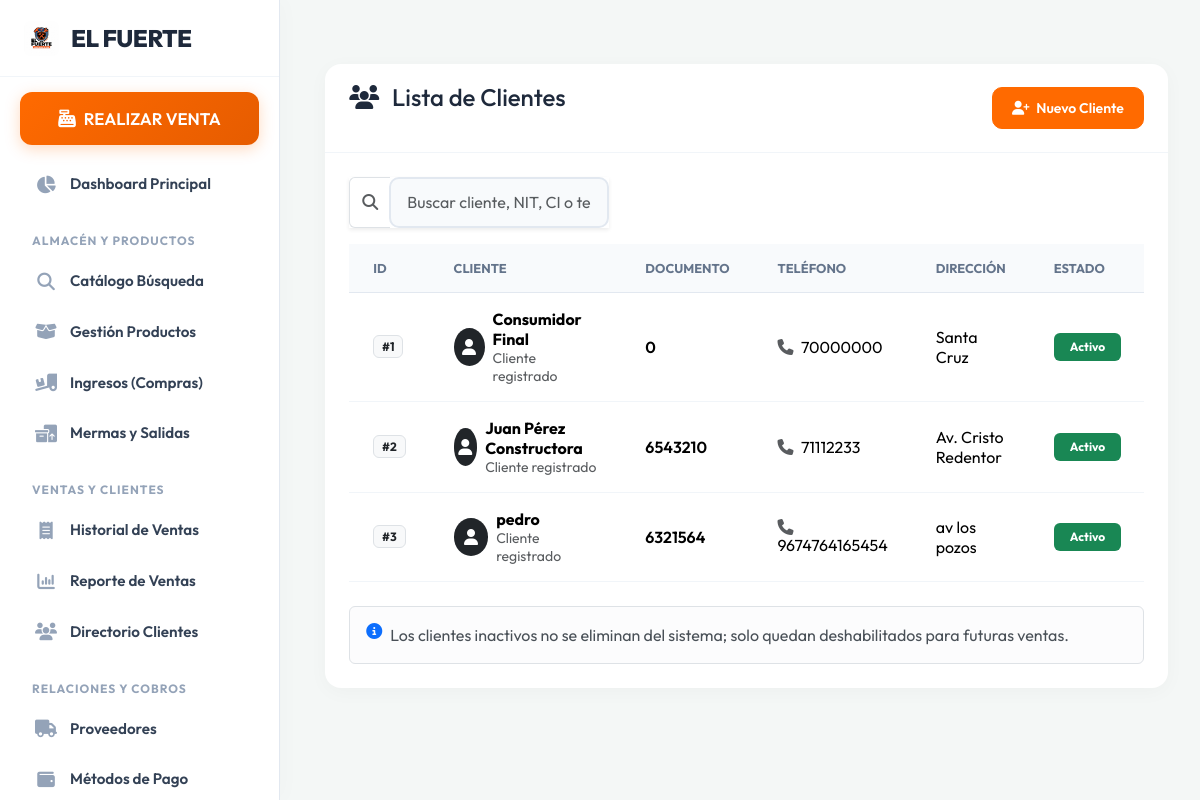
The app's page /clientes/ (signed in) with its own data.
### venta/models.py (models this page shows, shortened)
class Cliente(models.Model):
    nombre = models.CharField(
        max_length=150,
        validators=[MaxLengthValidator(150)],
    )
    documento_identidad = models.CharField(
        max_length=50,
        validators=[MaxLengthValidator(50)],
    )
    telefono = models.CharField(
        max_length=20,
        blank=True,
        null=True,
        validators=[MaxLengthValidator(20)],
    )
    direccion = models.CharField(
        max_length=255,
        blank=True,
        null=True,
        validators=[MaxLengthValidator(255)],
    )
    activo = models.BooleanField(default=True)
    class Meta:
        verbose_name = "cliente"
        verbose_name_plural = "clientes"
        ordering = ["nombre", "id"]
        indexes = [
            models.Index(fields=["nombre"], name="cliente_nombre_idx"),
            models.Index(fields=["documento_identidad"], name="cliente_documento_idx"),
            models.Index(fields=["activo"], name="cliente_activo_idx"),
        ]
        constraints = [
            models.UniqueConstraint(
                fields=["documento_identidad"],
                name="cliente_documento_unico",
            ),
        ]

### venta/views.py (the view)
# urls.py: path('clientes/', lista_clientes, name='lista_clientes'),
@requiere_permiso("view_cliente")
def lista_clientes(request):
    clientes = Cliente.objects.all().order_by("nombre", "id")
    return render(request, "lista_clientes.html", {"clientes": clientes})

### administracion/context_processors.py (called while the page is built, shortened)
def permisos_usuario(request):
    if request.user.is_authenticated:
        if request.user.is_superuser:
            from django.contrib.auth.models import Permission
            todos_los_permisos = Permission.objects.exclude(
                content_type__app_label__in=['admin', 'auth', 'contenttypes', 'sessions']
            ).values_list('codename', flat=True)
            return {'perms_ferreteria': list(todos_los_permisos)}
    return {'perms_ferreteria': []}

### templates/lista_clientes.html (shortened to what this page needs)
{% extends 'base.html' %}
{% block contenido %}
<div class="container-fluid px-0">
    <div class="card shadow border-0 rounded-4">
        <div class="card-header bg-dark text-white d-flex justify-content-between align-items-center flex-wrap gap-2 py-3 rounded-top-4">
            <div>
                <h4 class="mb-0">
                    <i class="fa-solid fa-users me-2"></i>
                    Lista de Clientes
                </h4>
                <small class="text-white-50">Gestión de clientes activos e inactivos</small>
            </div>
            {% if 'add_cliente' in perms_ferreteria or request.user.is_superuser %}
                <a href="{% url 'nuevo_cliente' %}" class="btn btn-primary btn-sm">
                    <i class="fa-solid fa-user-plus me-1"></i>
                    Nuevo Cliente
                </a>
            {% endif %}
        </div>
        <div class="card-body p-4">
            <div class="row g-2 mb-3">
                <div class="col-12 col-md-6 col-lg-4">
                    <div class="input-group shadow-sm">
                        <span class="input-group-text bg-white text-muted border-end-0">
                            <i class="fa-solid fa-magnifying-glass"></i>
                        </span>
                        <input type="text" id="buscadorTabla" class="form-control border-start-0" placeholder="Buscar cliente, NIT, CI o teléfono...">
                    </div>
                </div>
            </div>
            <div class="table-responsive">
                <table class="table table-hover align-middle mb-0" id="tablaClientes">
                    <thead class="table-light">
                        <tr>
                            <th style="width: 90px;">ID</th>
                            <th>Cliente</th>
                            <th>Documento</th>
                            <th>Teléfono</th>
                            <th>Dirección</th>
                            <th>Estado</th>
                        </tr>
                    </thead>
                    <tbody>
                        {% for cliente in clientes %}
                            <tr class="{% if not cliente.activo %}table-secondary text-muted{% endif %}">
                                <td>
                                    <span class="badge bg-light text-dark border">#{{ cliente.id }}</span>
                                </td>
                                <td>
                                    <div class="d-flex align-items-center gap-2">
                                        <div class="rounded-circle bg-dark text-white d-flex align-items-center justify-content-center" style="width: 38px; height: 38px;">
                                            <i class="fa-solid fa-user"></i>
                                        </div>
                                        <div>
                                            <div class="fw-bold">{{ cliente.nombre }}</div>
                                            <small class="text-muted">Cliente registrado</small>
                                        </div>
                                    </div>
                                </td>
                                <td>
                                    <span class="fw-semibold">{{ cliente.documento_identidad }}</span>
                                </td>
                                <td>
                                    {% if cliente.telefono %}
                                        <i class="fa-solid fa-phone me-1 text-muted"></i>
                                        {{ cliente.telefono }}
                                    {% else %}
                                        <span class="text-muted small">Sin teléfono</span>
                                    {% endif %}
                                </td>
                                <td>
                                    {% if cliente.direccion %}
                                        {{ cliente.direccion }}
                                    {% else %}
                                        <span class="text-muted small">Sin dirección</span>
                                    {% endif %}
                                </td>
                                <td>
                                    {% if cliente.activo %}
                                        <span class="badge bg-success px-3 py-2">Activo</span>
                                    {% else %}
                                        <span class="badge bg-danger px-3 py-2">Inactivo</span>
                                    {% endif %}
                                </td>
                            </tr>
                        {% endfor %}
                    </tbody>
                </table>
            </div>
            <div class="alert alert-light border mt-4 mb-0">
                <div class="d-flex gap-2">
                    <i class="fa-solid fa-circle-info text-primary"></i>
                    <div>
                        Los clientes inactivos no se eliminan del sistema; solo quedan deshabilitados para futuras ventas.
                    </div>
                </div>
            </div>
        </div>
    </div>
</div>
{% endblock %}

### templates/base.html (style rules this page uses)
:root { --primary: #ff6a00; --primary-dark: #e65c00; --secondary: #1e293b; --bg-color: #f4f7f6; --sidebar-bg: #ffffff; --card-bg: #ffffff; --text-main: #334155; --sidebar-width: 280px; }
body { font-family: 'Outfit', sans-serif; background-color: var(--bg-color); color: var(--text-main); margin: 0; display: flex; min-height: 100vh; }
.container, .container-fluid { padding: 2rem; max-width: 1400px; }
.card { background: var(--card-bg); border: none !important; border-radius: 16px !important; box-shadow: 0 4px 20px rgba(0,0,0,0.03) !important; margin-bottom: 2rem; }
.card-header { background: transparent !important; border-bottom: 1px solid #f1f5f9 !important; padding: 1.2rem 1.5rem !important; font-weight: 700 !important; color: var(--secondary) !important; }
.table { margin-bottom: 0; }
.table thead th { border: none; background: #f8fafc; color: #64748b; font-weight: 700; font-size: 0.8rem; text-transform: uppercase; padding: 1rem 1.5rem; border-bottom: 1px solid #e2e8f0; }
.table tbody td { border-bottom: 1px solid #f1f5f9; padding: 1rem 1.5rem; vertical-align: middle; }
.btn { border-radius: 10px !important; font-weight: 600 !important; padding: 0.6rem 1.2rem !important; }
.btn-primary { background-color: var(--primary) !important; border-color: var(--primary) !important; }
.form-control, .form-select { border-radius: 10px !important; border: 2px solid #e2e8f0 !important; padding: 0.7rem 1rem !important; background: #f8fafc !important; color: var(--secondary) !important; }

### records on screen
Cliente: id "1", nombre "Consumidor Final", documento_identidad "0", telefono "70000000", direccion "Santa Cruz", activo "Activo"
Cliente: id "2", nombre "Juan Pérez Constructora", documento_identidad "6543210", telefono "71112233", direccion "Av. Cristo Redentor", activo "Activo"
Cliente: id "3", nombre "pedro", documento_identidad "6321564", telefono "9674764165454", direccion "av los pozos", activo "Activo"
